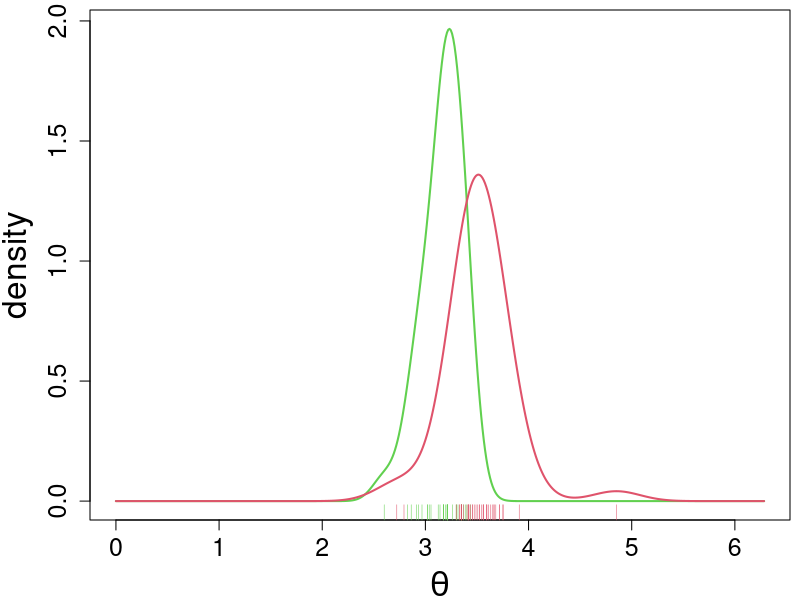

This figure's R source:
library(circular)

s <- read.table("bedding.txt")
names(s) <- c("PL", "APL", "group")
A <- subset(s, subset=group=="A") 
B <- subset(s, subset=group=="B")
y <- factor(c(A$group, B$group))

Along <- A$APL; Blong <- B$APL
t0 <- rad(Along)
t1 <- rad(Blong)
t0 <- t0+pi; t0 <- t0%%(2*pi) 
t1 <- t1+pi; t1 <- t1%%(2*pi)

n0 <- length(t0); n1 <- length(t1) 
t <- c(t0,t1); n <- n0 + n1 


(bw0 <- bw.cv.ml.circular(circular(t0), upper=1000)) 
(bw1 <- bw.cv.ml.circular(circular(t1), upper=1000))
d0 <- density(circular(t0), bw=bw0, control.circular=list(units="radians"))
d1 <- density(circular(t1), bw=bw1, control.circular=list(units="radians"))

par(mar = c(4,4.5,.5,.5))

plot(as.numeric(d0$x), d0$y,typ = "l", col = 3, lwd = 2, xlab = expression(theta), ylab = "density", cex.lab = 2,cex.axis=1.5)
rug(t0, col=3)
points(as.numeric(d1$x), d1$y, typ = "l", col = 2, lwd = 2)
rug(t1, col=2)
